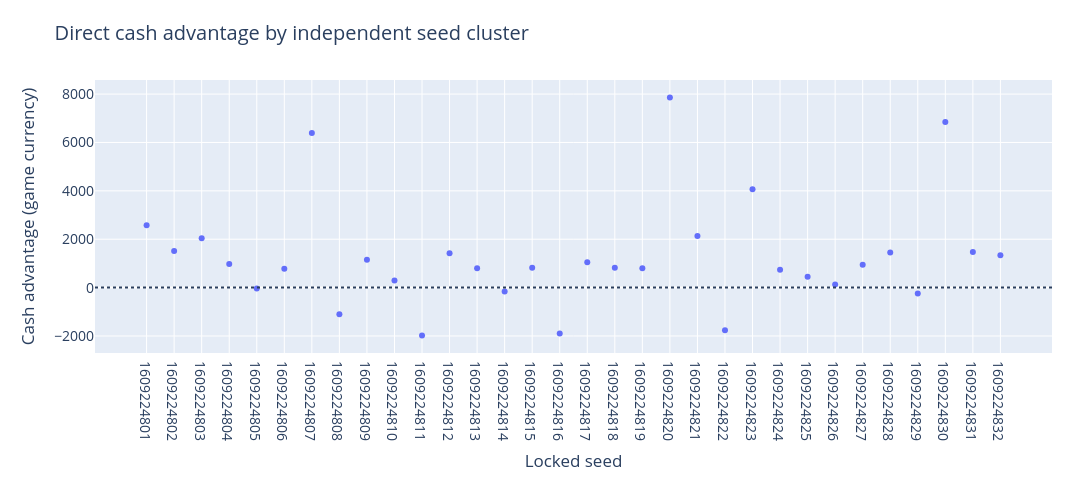

Here is the notebook cell this chart was saved with:
### Markdown cell above
## 2. Is direct cash advantage stable across seeds?
Every point averages both seats. Positive mean cash cannot override failed win–tie, seat or exact-test criteria. The full negative tail is retained.

### Code cell
fig=go.Figure()
if D:
    fig.add_trace(go.Scatter(x=[str(c['seed']) for c in D['clusters']],y=[c['margin'] for c in D['clusters']],mode='markers',name='Both seats averaged',customdata=[c['score'] for c in D['clusters']],hovertemplate='Seed %{x}<br>Cash advantage %{y:.2f}<br>Win–tie %{customdata:.3f}<extra></extra>'))
else:pending(fig,'Direct confirmation')
fig.add_hline(y=0,line_dash='dot')
fig.update_layout(title='Direct cash advantage by independent seed cluster',xaxis_title='Locked seed',yaxis_title='Cash advantage (game currency)');show(fig)

### Figure 1 — Plotly figure (JSON) as saved in the notebook; plotly's stock layout.template omitted (floating-point values rounded to 4 significant figures)
{"data": [{"customdata": [1.0, 1.0, 1.0, 1.0, 0.0, 1.0, 1.0, 0.0, 1.0, 1.0, 0.0, 1.0, 1.0, 0.0, 1.0, 0.0, 1.0, 1.0, 1.0, 1.0, 1.0, 0.0, 1.0, 1.0, 1.0, 1.0, 1.0, 1.0, 0.0, 1.0, 1.0, 1.0], "hovertemplate": "Seed %{x}<br>Cash advantage %{y:.2f}<br>Win–tie %{customdata:.3f}<extra></extra>", "mode": "markers", "name": "Both seats averaged", "type": "scatter", "x": ["1609224801", "1609224802", "1609224803", "1609224804", "1609224805", "1609224806", "1609224807", "1609224808", "1609224809", "1609224810", "1609224811", "1609224812", "1609224813", "1609224814", "1609224815", "1609224816", "1609224817", "1609224818", "1609224819", "1609224820", "1609224821", "1609224822", "1609224823", "1609224824", "1609224825", "1609224826", "1609224827", "1609224828", "1609224829", "1609224830", "1609224831", "1609224832"], "y": [2574.0, 1516.0, 2042.0, 981.0, -42.0, 780.0, 6392.0, -1097.0, 1151.0, 294.0, -1984.0, 1419.0, 801.0, -162.0, 816.0, -1894.0, 1045.0, 822.0, 798.0, 7863.0, 2137.0, -1768.0, 4062.0, 735.0, 450.0, 128.0, 941.0, 1456.0, -247.0, 6843.0, 1476.0, 1336.0]}], "layout": {"font": {"size": 14}, "height": 480, "margin": {"b": 90, "l": 95, "r": 40, "t": 80}, "shapes": [{"line": {"dash": "dot"}, "type": "line", "x0": 0, "x1": 1, "xref": "x domain", "y0": 0, "y1": 0, "yref": "y"}], "title": {"text": "Direct cash advantage by independent seed cluster"}, "width": 1100, "xaxis": {"title": {"text": "Locked seed"}}, "yaxis": {"title": {"text": "Cash advantage (game currency)"}}}}
